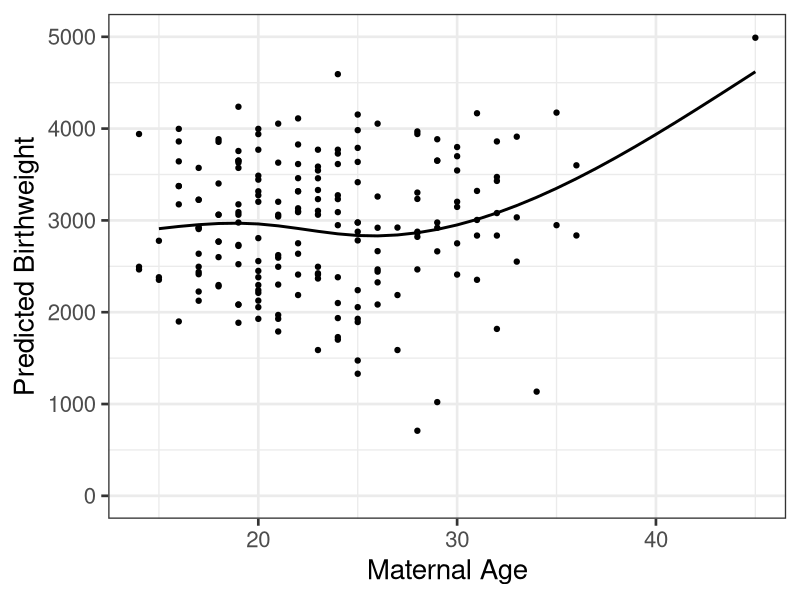
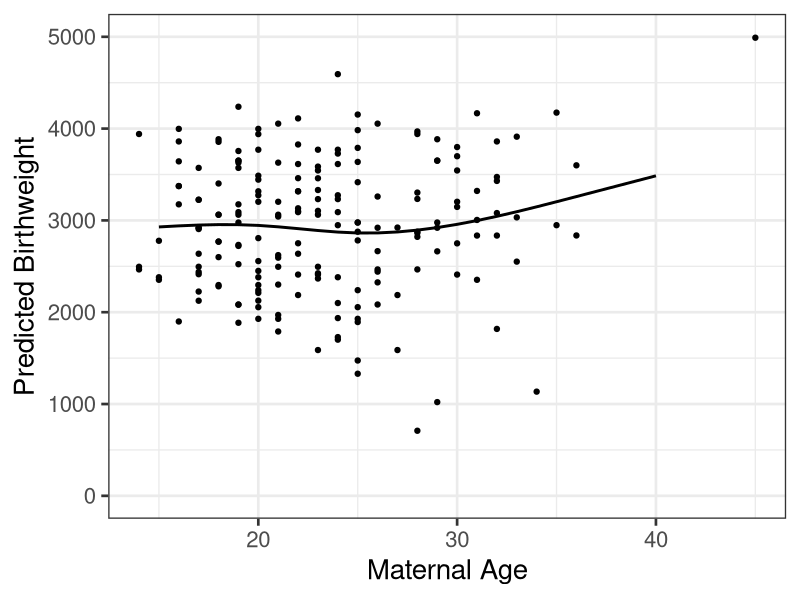
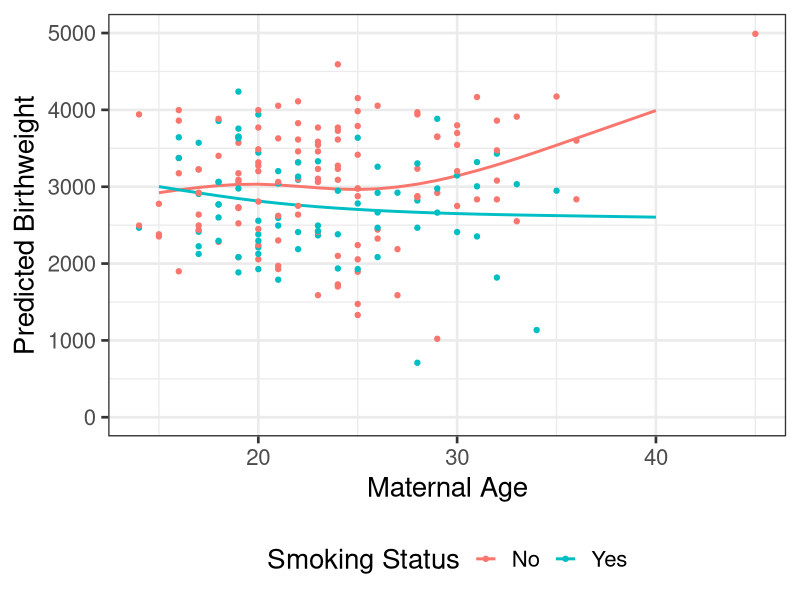
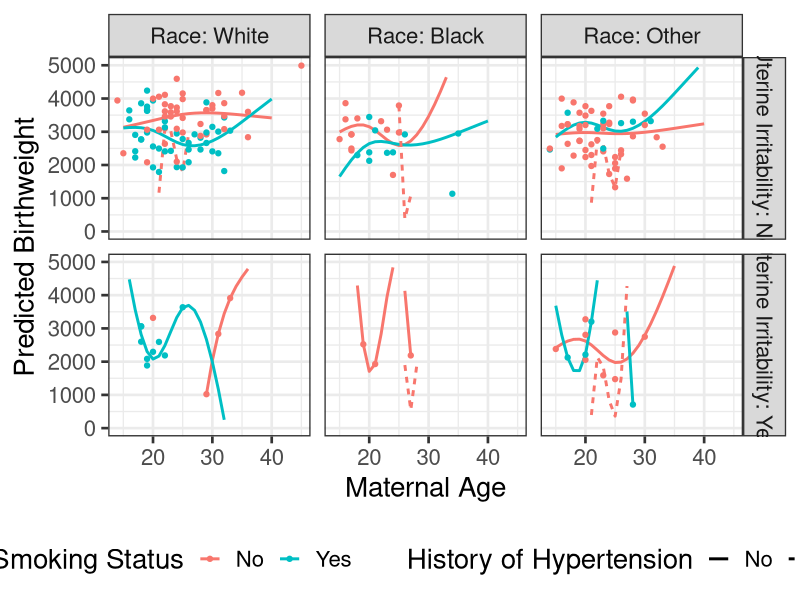

R code for these plots, in order:
## ---- chunk 1
#| message: false
#| warning: false
library(tidyverse)
library(splines)
data(birthwt, package = "MASS")
# Model
mod <-  lm(bwt ~ ns(age, 3), data = birthwt)
# Create new data
newdf <-  expand.grid(age = seq(15, 45, by = 1))
# Predict
newdf <-  newdf |> 
  mutate(pred = predict(mod, newdata = newdf))
# Visualise
ggplot(data = newdf, aes(x = age, y = pred)) +
  geom_line(linewidth = 1) +
  geom_point(data = birthwt, aes(x = age, y = bwt)) +
  xlab("Maternal Age") + ylab("Predicted Birthweight") +
  scale_y_continuous(limits = c(0, 5000), breaks = seq(0, 5000, by = 1000)) +
  theme_bw(base_size = 20) +
  theme(legend.position = "bottom")
## ---- chunk 2
#| message: false
#| warning: false
library(tidyverse)
library(splines)
data(birthwt, package = "MASS")
# Model
mod <-  lm(bwt ~ ns(age, 3), data = subset(birthwt, age < 40))
# Create new data
newdf <-  expand.grid(age = seq(15, 40, by = 1))
# Predict
newdf <-  newdf |> 
  mutate(pred = predict(mod, newdata = newdf))
# Visualise
ggplot(data = newdf, aes(x = age, y = pred)) +
  geom_line(linewidth = 1) +
  geom_point(data = birthwt, aes(x = age, y = bwt)) +
  xlab("Maternal Age") + ylab("Predicted Birthweight") +
  scale_y_continuous(limits = c(0, 5000), breaks = seq(0, 5000, by = 1000)) +
  theme_bw(base_size = 20) +
  theme(legend.position = "bottom")
## ---- chunk 3
#| message: false
#| warning: false
# Relabel smoking
birthwt$smoke <-  factor(birthwt$smoke, levels = c(0,1), labels = c("No", "Yes"))
# Model
mod2 <-  lm(bwt ~ ns(age, 3) * smoke, data = subset(birthwt, age < 40))
# Create new data
newdf <-  expand.grid(age = seq(15, 40, by = 1),
                      smoke = levels(birthwt$smoke))
# Predict
newdf <-  newdf |>
  mutate(pred = predict(mod2, newdata = newdf))
# Visualise
ggplot(data = newdf, aes(x = age, y = pred, color = smoke)) +
  geom_line(linewidth = 1) +
  geom_point(data = birthwt, aes(x = age, y = bwt)) +
  xlab("Maternal Age") + ylab("Predicted Birthweight") + labs(color = "Smoking Status") +
  scale_y_continuous(limits = c(0, 5000), breaks = seq(0, 5000, by = 1000)) +
  theme_bw(base_size = 20) +
  theme(legend.position = "bottom")
## ---- chunk 4
#| message: false
#| warning: false
# Relabel history of hypertension
birthwt$ht <-  factor(birthwt$ht, levels = c(0, 1), labels = c("No", "Yes"))
birthwt$race <-  factor(birthwt$race, levels = c(1,2,3), labels = c("White", "Black", "Other"))
birthwt$ui <-  factor(birthwt$ui, levels = c(0, 1), labels = c("No", "Yes"))
# Model
mod3 <-  lm(bwt ~ ns(age,3) * smoke * race * ui * ht, data = subset(birthwt, age < 40))
# Create new data
newdf <-  expand.grid(age = seq(15, 40, by = 1),
                      smoke = levels(birthwt$smoke),
                      race = levels(birthwt$race),
                      ui = levels(birthwt$ui),
                      ht = levels(birthwt$ht))
# Create labels for plotting race
label_race <- c("Race: White", "Race: Black", "Race: Other")
names(label_race) <- c("White", "Black", "Other")
# Create labels for plotting ui
label_ui <- c("Uterine Irritability: No", "Uterine Irritability: Yes")
names(label_ui) <- c("No", "Yes")
# Predict
newdf <-  newdf |> 
  mutate(pred = predict(mod3, newdata = newdf))
# Visualise
ggplot(data = newdf, aes(x = age, y = pred, group = interaction(smoke, ht), color = smoke, linetype = ht)) +
  geom_line(linewidth = 1) +
  geom_point(data = birthwt, aes(x = age, y = bwt)) +
  xlab("Maternal Age") + ylab("Predicted Birthweight") + labs(color = "Smoking Status", linetype = "History of Hypertension") +
  scale_y_continuous(limits = c(0, 5000), breaks = seq(0, 5000, by = 1000)) +
  facet_grid(ui ~ race, labeller = labeller(race = label_race, ui = label_ui)) +
  theme_bw(base_size = 20) +
  theme(legend.position = "bottom")
